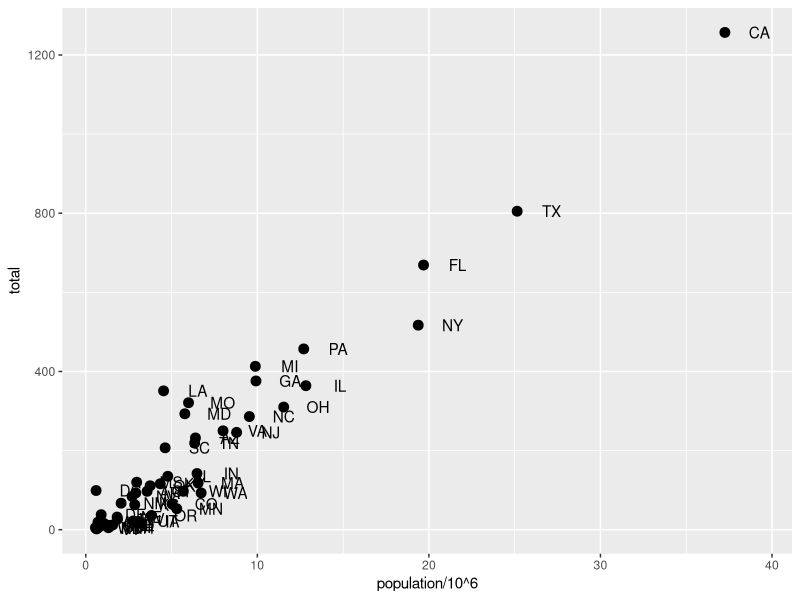
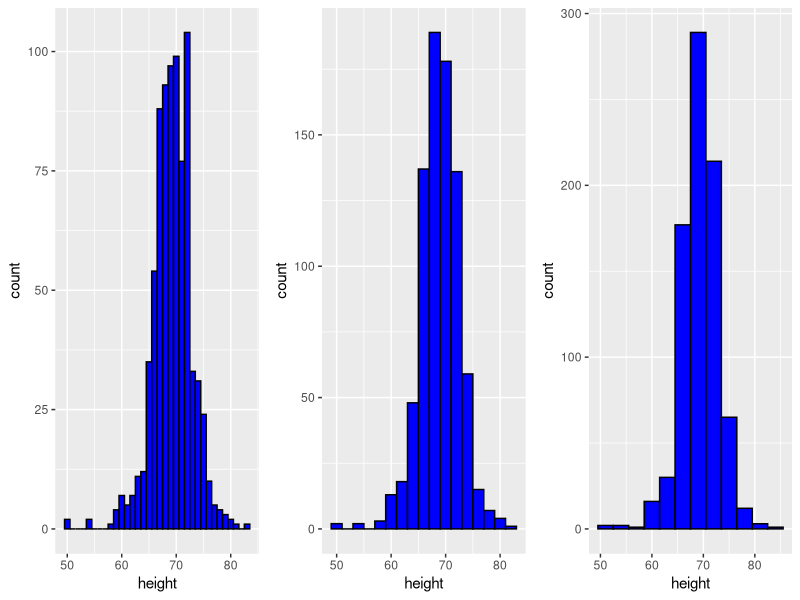

R code for these plots, in order:
## ---- chunk 1
library(ggplot2)
library(dplyr)
library(dslabs)
murders %>% ggplot() + 
            geom_point(aes(population/10^6, total), size = 3) +
            geom_text(aes(population/10^6, total, label = abb), nudge_x = 2)
## ---- chunk 2
#Your code here.
## ---- chunk 3
p <- heights %>% filter(sex == "Male") %>% 
                 ggplot(aes(x = height)) 

p1 <- p + geom_histogram(binwidth = 1, fill = "blue", col="black")
p2 <- p + geom_histogram(binwidth = 2, fill = "blue", col="black")
p3 <- p + geom_histogram(binwidth = 3, fill = "blue", col="black")
## ---- chunk 4
library(gridExtra)
grid.arrange(p1,p2,p3, ncol = 3)
## ---- chunk 5
#Your code here.
## ---- chunk 6
#Your code here.
## ---- chunk 7
library(dslabs)
data("us_contagious_diseases")
## ---- chunk 8
#Your code here.
## ---- chunk 9
#Your code here.
## ---- chunk 10
#Your code here.
## ---- chunk 11
#Your code here.
